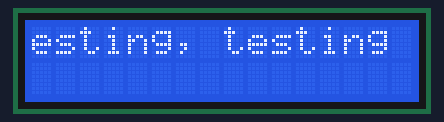
A sketch run on a simulated Arduino Uno, built with avr-gcc and run on an emulated ATmega328P. On the bench: 16×2 character LCD.

Above: at 0.16 s.
At 4.96 s:
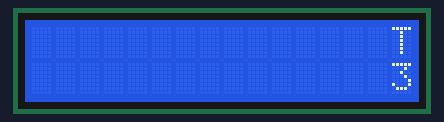
At 9.57 s:
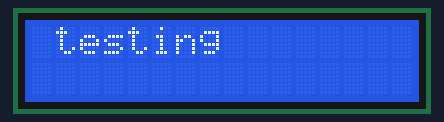
At 18.98 s:
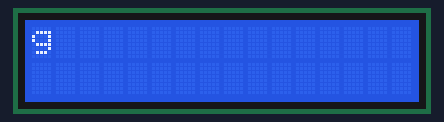
At 29.39 s:
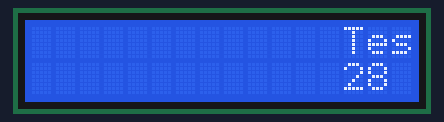
At 39.79 s:
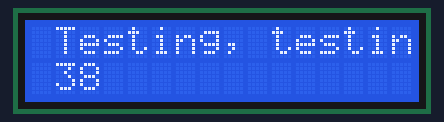

The sketch:

simple_lcd.ino
```cpp
#include <LiquidCrystal.h>

LiquidCrystal lcd(12, 11, 5, 4, 3, 2);

void setup(){
  lcd.begin(16, 2);
  lcd.print("Testing, testing");
}

void loop(){
  lcd.setCursor(0, 1);
  lcd.print(millis()/1000);

  for(int i = 0; i < 16; i++){
    lcd.scrollDisplayLeft();
    delay(200);
  }
}
```
